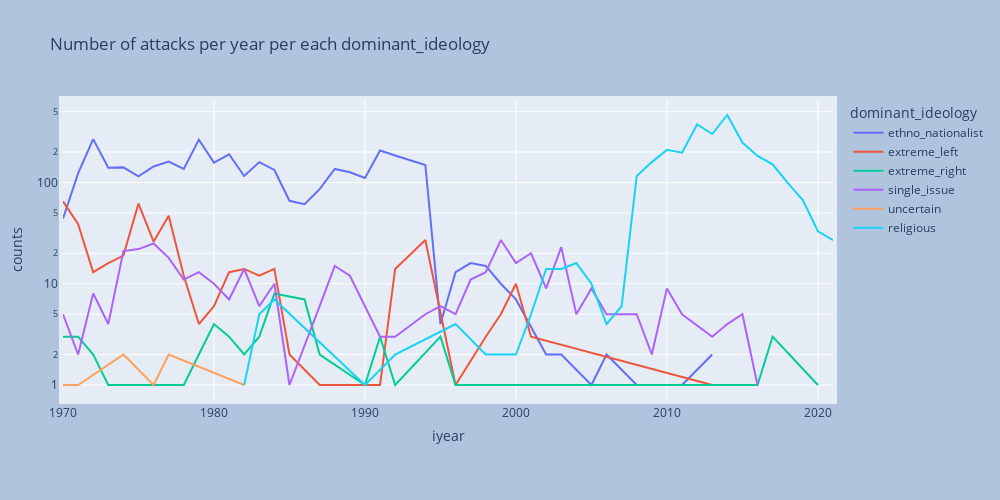

Notebook code cell kept with this figure:
### Markdown cell above
### Plot 1.

### Code cell
# plot the number of attacks per year per each dominant_ideology with a lineplot using plotly and fill the area under the line and 

fig = px.line(df.groupby(['iyear', 'dominant_ideology']).size().reset_index(name='counts'), x='iyear', y='counts', color='dominant_ideology', title='Number of attacks per year per each dominant_ideology', log_y=True)
fig.update_layout(
    autosize=False,
    width=1000,
    height=500,
    margin=dict(
        l = 50,
        r = 50,
        b = 100,
        t = 100,
        pad = 4
    ),
    paper_bgcolor="LightSteelBlue",
)
# fill the area under the line
#fig.update_traces(fill='tozeroy')
fig.show()

### Figure 1 — Plotly figure (JSON) as saved in the notebook; plotly's stock layout.template omitted (floating-point values rounded to 4 significant figures)
{"data": [{"hovertemplate": "dominant_ideology=ethno_nationalist<br>iyear=%{x}<br>counts=%{y}<extra></extra>", "legendgroup": "ethno_nationalist", "line": {"color": "#636efa", "dash": "solid"}, "marker": {"symbol": "circle"}, "mode": "lines", "name": "ethno_nationalist", "orientation": "v", "showlegend": true, "type": "scatter", "x": [1970, 1971, 1972, 1973, 1974, 1975, 1976, 1977, 1978, 1979, 1980, 1981, 1982, 1983, 1984, 1985, 1986, 1987, 1988, 1989, 1990, 1991, 1992, 1994, 1995, 1996, 1997, 1998, 1999, 2000, 2002, 2003, 2005, 2006, 2008, 2011, 2013], "xaxis": "x", "y": [44, 123, 268, 140, 141, 115, 144, 161, 136, 265, 157, 190, 116, 159, 133, 66, 61, 86, 136, 126, 111, 207, 185, 149, 4, 13, 16, 15, 10, 7, 2, 2, 1, 2, 1, 1, 2], "yaxis": "y"}, {"hovertemplate": "dominant_ideology=extreme_left<br>iyear=%{x}<br>counts=%{y}<extra></extra>", "legendgroup": "extreme_left", "line": {"color": "#EF553B", "dash": "solid"}, "marker": {"symbol": "circle"}, "mode": "lines", "name": "extreme_left", "orientation": "v", "showlegend": true, "type": "scatter", "x": [1970, 1971, 1972, 1973, 1974, 1975, 1976, 1977, 1978, 1979, 1980, 1981, 1982, 1983, 1984, 1985, 1987, 1991, 1992, 1994, 1996, 1998, 1999, 2000, 2001, 2013], "xaxis": "x", "y": [65, 39, 13, 16, 19, 62, 26, 47, 12, 4, 6, 13, 14, 12, 14, 2, 1, 1, 14, 27, 1, 3, 5, 10, 3, 1], "yaxis": "y"}, {"hovertemplate": "dominant_ideology=extreme_right<br>iyear=%{x}<br>counts=%{y}<extra></extra>", "legendgroup": "extreme_right", "line": {"color": "#00cc96", "dash": "solid"}, "marker": {"symbol": "circle"}, "mode": "lines", "name": "extreme_right", "orientation": "v", "showlegend": true, "type": "scatter", "x": [1970, 1971, 1972, 1973, 1975, 1978, 1979, 1980, 1981, 1982, 1983, 1984, 1986, 1987, 1990, 1991, 1992, 1995, 1996, 1999, 2008, 2009, 2012, 2014, 2016, 2017, 2020], "xaxis": "x", "y": [3, 3, 2, 1, 1, 1, 2, 4, 3, 2, 3, 8, 7, 2, 1, 3, 1, 3, 1, 1, 1, 1, 1, 1, 1, 3, 1], "yaxis": "y"}, {"hovertemplate": "dominant_ideology=single_issue<br>iyear=%{x}<br>counts=%{y}<extra></extra>", "legendgroup": "single_issue", "line": {"color": "#ab63fa", "dash": "solid"}, "marker": {"symbol": "circle"}, "mode": "lines", "name": "single_issue", "orientation": "v", "showlegend": true, "type": "scatter", "x": [1970, 1971, 1972, 1973, 1974, 1975, 1976, 1977, 1978, 1979, 1980, 1981, 1982, 1983, 1984, 1985, 1987, 1988, 1989, 1990, 1991, 1992, 1994, 1995, 1996, 1997, 1998, 1999, 2000, 2001, 2002, 2003, 2004, 2005, 2006, 2007, 2008, 2009, 2010, 2011, 2013, 2014, 2015, 2016], "xaxis": "x", "y": [5, 2, 8, 4, 21, 22, 25, 18, 11, 13, 10, 7, 14, 6, 10, 1, 6, 15, 12, 6, 3, 3, 5, 6, 5, 11, 13, 27, 16, 20, 9, 23, 5, 9, 5, 5, 5, 2, 9, 5, 3, 4, 5, 1], "yaxis": "y"}, {"hovertemplate": "dominant_ideology=uncertain<br>iyear=%{x}<br>counts=%{y}<extra></extra>", "legendgroup": "uncertain", "line": {"color": "#FFA15A", "dash": "solid"}, "marker": {"symbol": "circle"}, "mode": "lines", "name": "uncertain", "orientation": "v", "showlegend": true, "type": "scatter", "x": [1970, 1971, 1974, 1976, 1977, 1982], "xaxis": "x", "y": [1, 1, 2, 1, 2, 1], "yaxis": "y"}, {"hovertemplate": "dominant_ideology=religious<br>iyear=%{x}<br>counts=%{y}<extra></extra>", "legendgroup": "religious", "line": {"color": "#19d3f3", "dash": "solid"}, "marker": {"symbol": "circle"}, "mode": "lines", "name": "religious", "orientation": "v", "showlegend": true, "type": "scatter", "x": [1982, 1983, 1984, 1990, 1992, 1996, 1998, 2000, 2001, 2002, 2003, 2004, 2005, 2006, 2007, 2008, 2009, 2010, 2011, 2012, 2013, 2014, 2015, 2016, 2017, 2018, 2019, 2020, 2021], "xaxis": "x", "y": [1, 5, 7, 1, 2, 4, 2, 2, 5, 14, 14, 16, 10, 4, 6, 116, 159, 210, 197, 374, 301, 464, 248, 183, 151, 99, 67, 33, 27], "yaxis": "y"}], "layout": {"autosize": false, "height": 500, "legend": {"title": {"text": "dominant_ideology"}, "tracegroupgap": 0}, "margin": {"b": 100, "l": 50, "pad": 4, "r": 50, "t": 100}, "paper_bgcolor": "LightSteelBlue", "title": {"text": "Number of attacks per year per each dominant_ideology"}, "width": 1000, "xaxis": {"anchor": "y", "domain": [0, 1], "title": {"text": "iyear"}}, "yaxis": {"anchor": "x", "domain": [0, 1], "title": {"text": "counts"}, "type": "log"}}}
